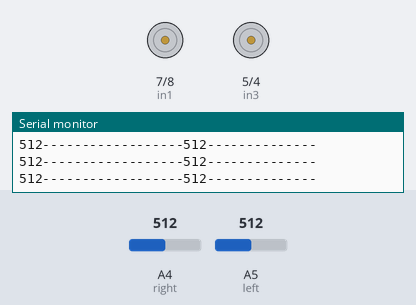
Simulated run of this sketch. Board: Arduino Uno, built with avr-gcc and run on an emulated ATmega328P. Shown: motor-driver pin pairs drawn as motors (green arrow = first pin HIGH = forward, orange = second pin HIGH = backward, longer = more drive, scaled by the enable pin), the last lines printed to the serial monitor. The test bench sets the inputs (shaded band); at power-on: A4 (right) = 512, A5 (left) = 512.

Above: at 1.2 s.
1.3 s: A4 (right) set to 783
2.8 s: A4 (right) set to 812
At 3.9 s:
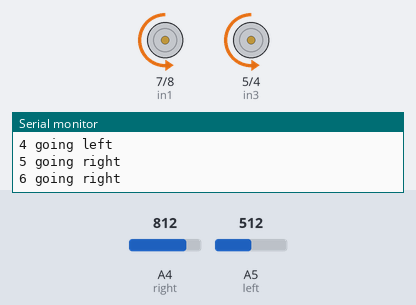
5.8 s: A5 (left) set to 786
7.9 s: A5 (left) set to 808
10.3 s: A4 (right) set to 790
At 11.1 s:
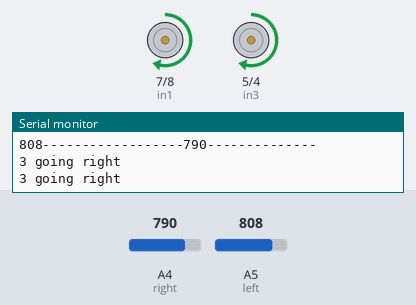
11.9 s: A4 (right) set to 810
At 12.4 s:
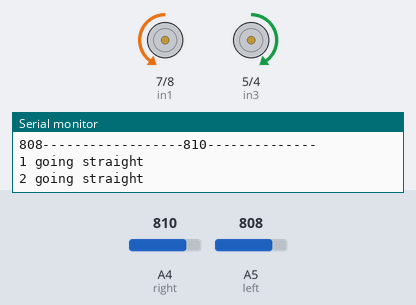
Timing chart, 0 to 14.5 s (numbered marks = the images above; inputs shaded):
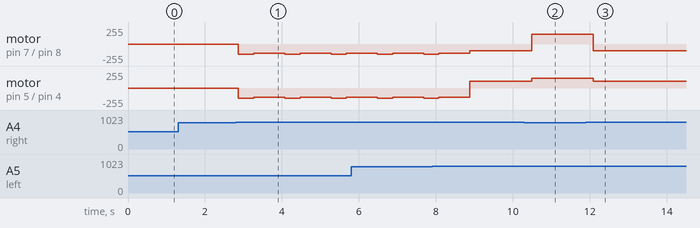

The sketch:

reflexiveClass2.ino
```cpp
// Motor A connections
int enA = 9;
int in1 = 7;
int in2 = 8;
// Motor B connections
int enB = 3;
int in3 = 5;
int in4 = 4;

#define left A5
//#define center A4
#define right A4
void setup() {
Serial.begin(9600);

pinMode(left,INPUT);
//pinMode(center,INPUT);
pinMode(right,INPUT);
  // Set all the motor control pins to outputs
  pinMode(enA, OUTPUT);
  pinMode(enB, OUTPUT);
  pinMode(in1, OUTPUT);
  pinMode(in2, OUTPUT);
  pinMode(in3, OUTPUT);
  pinMode(in4, OUTPUT);

  // Turn off motors - Initial state
  digitalWrite(in1, LOW);
  digitalWrite(in2, LOW);
  digitalWrite(in3, LOW);
  digitalWrite(in4, LOW);
analogWrite(9,140);
analogWrite(3,140);
}

void loop() {
int leftReadAnalog=  analogRead(left);
//int centerReadAnalog=  analogRead(center);
int rightReadAnalog=  analogRead(right);

bool leftRead= leftReadAnalog>800;
//bool centerRead= centerReadAnalog>800;
bool rightRead= rightReadAnalog>800;

Serial.println("");
Serial.print(leftReadAnalog);
Serial.print("---------");
//Serial.print(centerReadAnalog);
Serial.print("---------");
Serial.print(rightReadAnalog);
Serial.println("--------------");


/// 000
if(leftRead&&/*centerRead&&*/rightRead){ ////case when it is on the line 13,12,11 left,7,6,5 right

    analogWrite(9,100);
    analogWrite(3,100);
digitalWrite(8,HIGH);
digitalWrite(7,LOW);

digitalWrite(5,HIGH);
digitalWrite(4,LOW);
  Serial.println("1 going straight");
  delay(100);

  }
  ///010
if(leftRead&&/*!centerRead&&*/rightRead){ ////case when it is on the line 13,12,11 left,7,6,5 right

    analogWrite(9,100);
    analogWrite(3,100);
digitalWrite(8,HIGH);
digitalWrite(7,LOW);

digitalWrite(5,HIGH);
digitalWrite(4,LOW);
  Serial.println("2 going straight");
  delay(100);

  }
  ///011
  if(leftRead&&/*!centerRead&&*/!rightRead){//case when the line collides with side off center

    analogWrite(9,150);
    analogWrite(3,150);
digitalWrite(7,HIGH);
digitalWrite(8,LOW);

digitalWrite(5,HIGH);
digitalWrite(4,LOW);
    Serial.println("3 going right");
    delay(400);
    }
      ///001
  if(leftRead&&/*centerRead&&*/!rightRead){//case when the line collides with side off center

    analogWrite(9,150);
    analogWrite(3,150);
digitalWrite(7,HIGH);
digitalWrite(8,LOW);

digitalWrite(5,HIGH);
digitalWrite(4,LOW);
    Serial.println("3"" going right");
    delay(400);
    }


    ///100
  if(!leftRead&&/*centerRead&&*/rightRead){//case when the line collides with side off center 2

    analogWrite(9,150);
    analogWrite(3,150);
digitalWrite(8,HIGH);
digitalWrite(7,LOW);

digitalWrite(4,HIGH);
digitalWrite(5,LOW);
  Serial.println("4 going left");
  delay(400);

  }

  ///001
  if(!leftRead&&/*!centerRead&&*/rightRead){//case when the line collides with side off center 2

    analogWrite(9,140);
    analogWrite(3,140);
digitalWrite(8,HIGH);
digitalWrite(7,LOW);

digitalWrite(4,HIGH);
digitalWrite(5,LOW);
  Serial.println("5 going right");
    delay(400);
  }
///011
if(!leftRead&&/*centerRead&&*/rightRead){//case when the line collides with side off center 2

    analogWrite(9,140);
    analogWrite(3,140);
digitalWrite(8,HIGH);
digitalWrite(7,LOW);

digitalWrite(4,HIGH);
digitalWrite(5,LOW);
  Serial.println("6 going right");
    delay(400);
  }

}
```

Measured:
- the behaviour switches between 800 and 801 on A4 (right) (found by bisection; images 0 and 1)
- after the input at 2.8 s, motor on pin 7 (in1) / pin 8 (in2), motor on pin 5 (in3) / pin 4 (in4): alternates backward 150/255 for 0.40 s and backward 140/255 for 0.80 s, starting after 0.06 s
- after the input at 10.3 s, motor on pin 7 (in1) / pin 8 (in2): backward 100/255 → forward 150/255 after 0.19 s; motor on pin 5 (in3) / pin 4 (in4): forward 100/255 → forward 150/255 after 0.19 s
- after the input at 11.9 s, motor on pin 7 (in1) / pin 8 (in2): forward 150/255 → backward 100/255 after 0.19 s; motor on pin 5 (in3) / pin 4 (in4): forward 150/255 → forward 100/255 after 0.19 s
